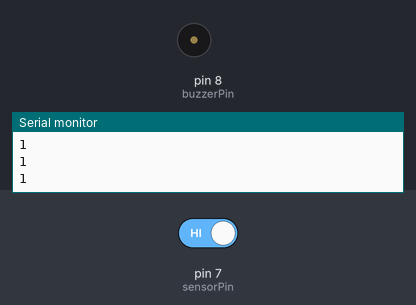
A sketch run on a simulated Arduino Uno, built with avr-gcc and run on an emulated ATmega328P. Shown: buzzer (waves = sounding, pin HIGH), the last lines printed to the serial monitor. The inputs (shaded band) are chosen by the test bench; at power-on: pin 7 (sensorPin) HIGH.

Above: at 1.2 s.
1.3 s: pin 7 (sensorPin) driven LOW
At 1.7 s:
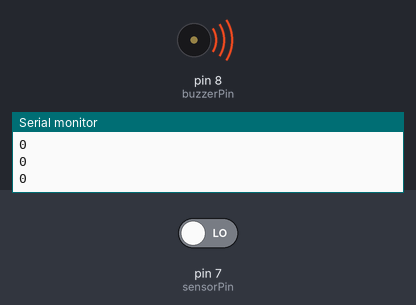
2.8 s: pin 7 (sensorPin) driven HIGH
At 4.1 s:
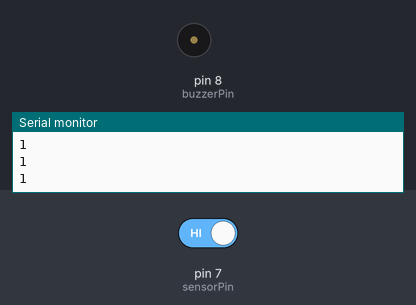
Timing chart, 0 to 5.8 s (numbered marks = the images above; inputs shaded):
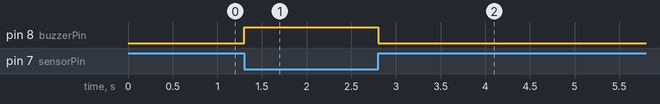

Measured:
- after the input at 1.3 s, pin 8 (buzzerPin): LOW → HIGH at once
- after the input at 2.8 s, pin 8 (buzzerPin): HIGH → LOW at once

The sketch:

light_auto_alarm.ino
```cpp
int sensorPin = 7;    // 传感器 DO 引脚接在数字 7
int buzzerPin = 8;    // 蜂鸣器接在数字 8

void setup() {
  pinMode(sensorPin, INPUT);   // 传感器作为输入
  pinMode(buzzerPin, OUTPUT);  // 蜂鸣器作为输出
  Serial.begin(9600);          // 开启串口监视器，方便我们观察
}

void loop() {
  // 读取模块传来的数字信号（只有 HIGH 或 LOW）
  int lightState = digitalRead(sensorPin);

  // 打印到电脑屏幕上，1代表HIGH，0代表LOW
  Serial.println(lightState);

  // 大部分这种模块在光线“暗”时会输出 HIGH（1），光线“亮”时输出 LOW（0）
  // 但是我这个光传感器模块在光线“暗”时会输出 LOW（0），光线“亮”时输出 HIGH（1）
  if (lightState == LOW) {
    digitalWrite(buzzerPin, HIGH);  // 蜂鸣器响
  } else {
    digitalWrite(buzzerPin, LOW);   // 蜂鸣器不响
  }

  delay(100);
}
```
